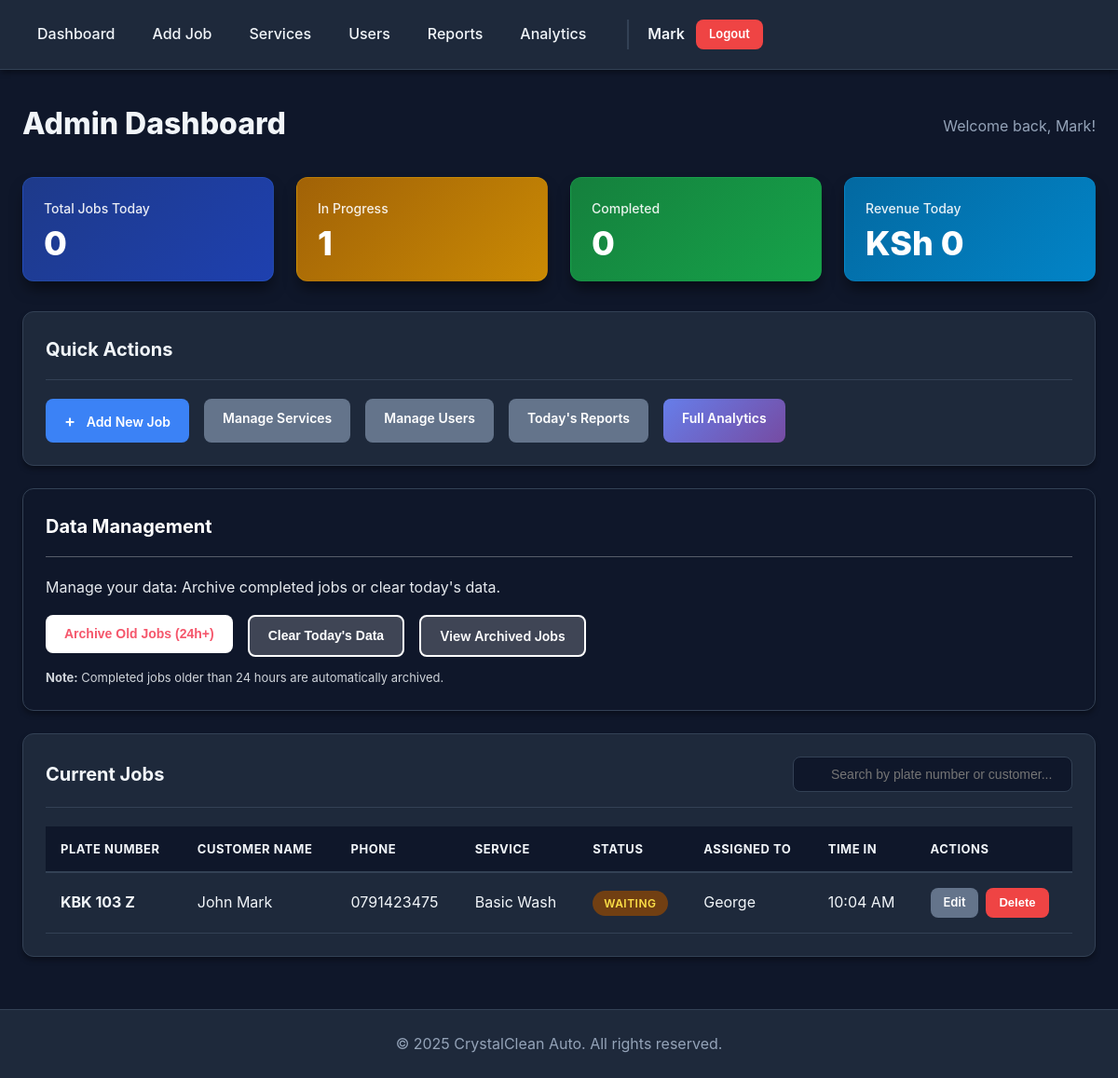
The app's page /admin/dashboard (signed in), older data.
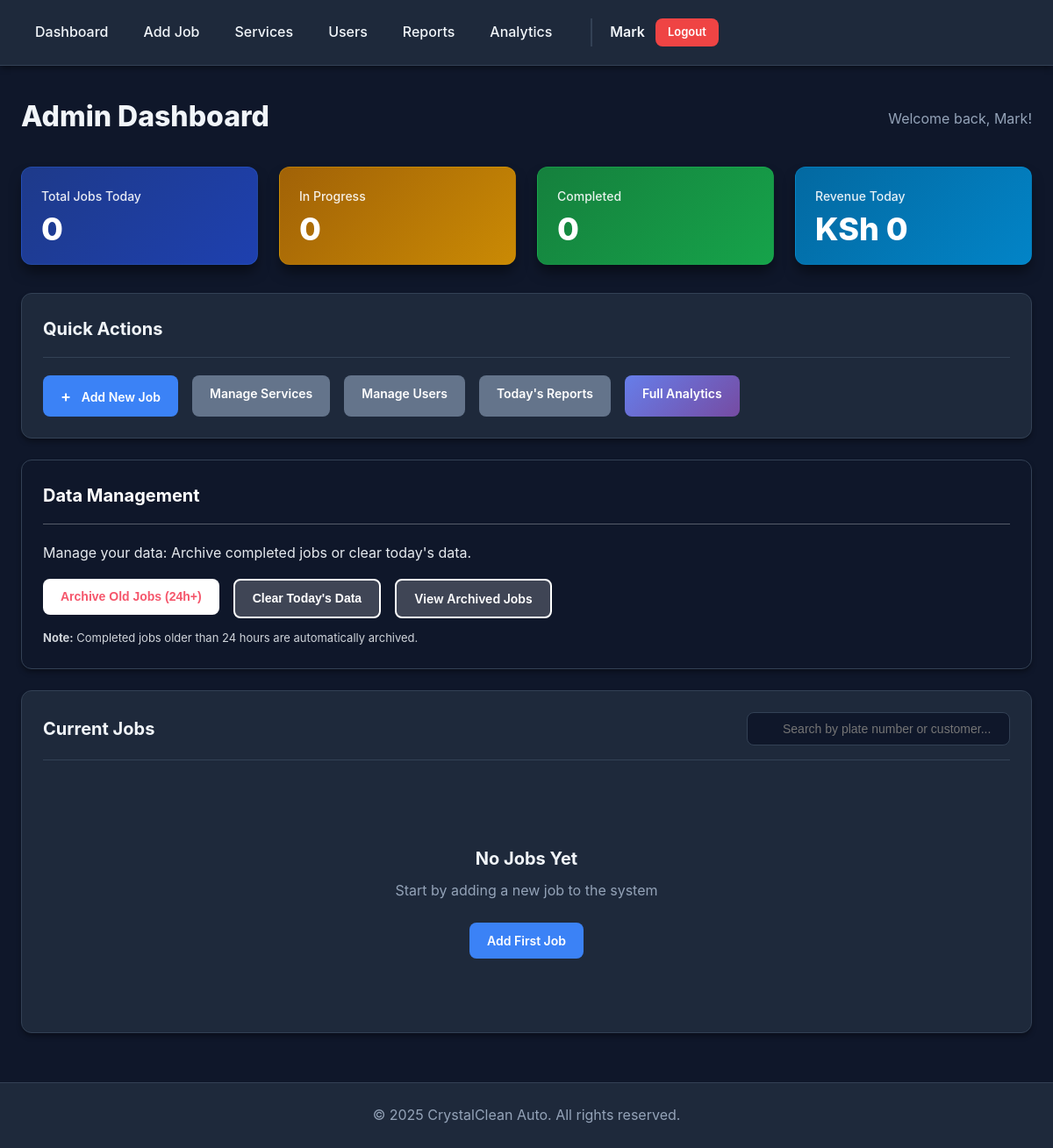
The same page, newer data.
### app/models.py (models this page shows, shortened)
class Car(db.Model):
    __tablename__ = 'cars'
    id = db.Column(db.Integer, primary_key=True)
    customer_name = db.Column(db.String(120), nullable=False)
    customer_phone = db.Column(db.String(20), nullable=False)
    customer_email = db.Column(db.String(120))
    plate_number = db.Column(db.String(20), nullable=False, unique=True, index=True)
    car_model = db.Column(db.String(100))
    service_id = db.Column(db.Integer, db.ForeignKey('services.id'), nullable=False)
    assigned_user_id = db.Column(db.Integer, db.ForeignKey('users.id'), nullable=False)
    status = db.Column(db.String(20), default='Waiting')  # Waiting, Washing, Detailing, Ready for Pickup, Completed
    time_in = db.Column(db.DateTime, default=datetime.utcnow, nullable=False)
    time_out = db.Column(db.DateTime)
    notes = db.Column(db.Text)

class Service(db.Model):
    __tablename__ = 'services'
    id = db.Column(db.Integer, primary_key=True)
    name = db.Column(db.String(100), unique=True, nullable=False)
    description = db.Column(db.Text)
    price = db.Column(db.Float, nullable=False)
    duration = db.Column(db.Integer, nullable=False)  # Duration in minutes
    is_active = db.Column(db.Boolean, default=True)
    created_at = db.Column(db.DateTime, default=datetime.utcnow)
    cars = db.relationship('Car', backref='service', lazy='dynamic')

class User(UserMixin, db.Model):
    __tablename__ = 'users'
    id = db.Column(db.Integer, primary_key=True)
    username = db.Column(db.String(80), unique=True, nullable=False, index=True)
    full_name = db.Column(db.String(120), nullable=False)
    email = db.Column(db.String(120), unique=True, nullable=False)
    password_hash = db.Column(db.String(255), nullable=False)
    role = db.Column(db.String(20), nullable=False, default='staff')  # 'admin' or 'staff'
    is_active = db.Column(db.Boolean, default=True)
    created_at = db.Column(db.DateTime, default=datetime.utcnow)
    cars = db.relationship('Car', backref='assigned_user', lazy='dynamic')
    notifications = db.relationship('Notification', backref='user', lazy='dynamic')

### app/routes.py (the view)
@app.route('/admin/dashboard')
@login_required
@admin_required
def admin_dashboard():
    auto_archive_old_jobs()
    start_of_day_utc, end_of_day_utc = get_today_start_end_utc()
    total_jobs = Car.query.filter(
        Car.time_in >= start_of_day_utc,
        Car.time_in <= end_of_day_utc
    ).count()
    in_progress = Car.query.filter(
        Car.status.in_(['Waiting', 'Washing', 'Detailing', 'Ready for Pickup'])
    ).count()
    completed_today = Car.query.filter(
        Car.status == 'Completed',
        Car.time_out != None,
        Car.time_out >= start_of_day_utc,
        Car.time_out <= end_of_day_utc
    ).count()
    completed_jobs_today = Car.query.filter(
        Car.status == 'Completed',
        Car.time_out != None,
        Car.time_out >= start_of_day_utc,
        Car.time_out <= end_of_day_utc
    ).all()
    revenue = sum([job.service.price for job in completed_jobs_today])
    active_cars = Car.query.filter(
        db.or_(
            Car.status != 'Completed',
            db.and_(
                Car.status == 'Completed',
                Car.time_out >= start_of_day_utc,
                Car.time_out <= end_of_day_utc
            )
        )
    ).order_by(Car.time_in.desc()).all()
    for car in active_cars:
        car.time_in_display = kenya_time(car.time_in)
        car.time_out_display = kenya_time(car.time_out)
    stats = {
        'total_jobs': total_jobs,
        'in_progress': in_progress,
        'completed': completed_today,
        'revenue': f'{revenue:,.0f}'
    }
    return render_template('admin_dashboard.html', stats=stats, cars=active_cars)

### app/models.py (called while the page is built)
@login_manager.user_loader
def load_user(user_id):
    return User.query.get(int(user_id))

### app/routes.py (called while the page is built, shortened)
def kenya_time(dt):
    if dt is None:
        return None
    return dt + timedelta(hours=3)

def get_today_start_end_utc():
    now_kenya = datetime.utcnow() + timedelta(hours=3)
    today_kenya = now_kenya.date()
    start_of_day_kenya = datetime.combine(today_kenya, datetime.min.time())
    start_of_day_utc = start_of_day_kenya - timedelta(hours=3)
    end_of_day_kenya = datetime.combine(today_kenya, datetime.max.time())
    end_of_day_utc = end_of_day_kenya - timedelta(hours=3)
    return start_of_day_utc, end_of_day_utc

def auto_archive_old_jobs():
    cutoff_time = datetime.utcnow() - timedelta(hours=24)
    old_completed_jobs = Car.query.filter(
        Car.status == 'Completed',
        Car.time_out != None,
        Car.time_out < cutoff_time
    ).all()
    archived_count = 0
    if archived_count > 0:
        db.session.commit()
        print(f"[AUTO-ARCHIVE] Archived {archived_count} completed jobs older than 24 hours")
    return archived_count

### app/templates/admin_dashboard.html (shortened to what the changed rows need)
{% extends "base.html" %}
{% block content %}
<div class="dashboard-header" style="margin-bottom: 32px;">
    <h1 style="font-size: 32px; font-weight: 800; color: var(--text-dark);">Admin Dashboard</h1>
</div>
<div class="stats-grid">
    <div class="stat-card stat-warning">
        <div class="stat-label">In Progress</div>
        <div class="stat-value">{{ stats.in_progress }}</div>
    </div>
</div>
<div class="card">
    <div class="card-header">
        <h2 class="card-title">Quick Actions</h2>
    </div>
</div>
<div class="card" style="background: #0f172a;">
    <div class="card-header" style="border-bottom-color: rgba(255,255,255,0.3);">
        <h2 class="card-title" style="color: white;">Data Management</h2>
    </div>
</div>
<div class="card">
    <div class="card-header">
        <h2 class="card-title">Current Jobs</h2>
    </div>
    <div class="card-body">
        {% if cars %}
        <div class="table-responsive">
            <table class="table" id="jobsTable">
                <thead>
                    <tr>
                        <th>Plate Number</th>
                        <th>Customer Name</th>
                        <th>Phone</th>
                        <th>Service</th>
                        <th>Status</th>
                        <th>Assigned To</th>
                        <th>Time In</th>
                        <th>Actions</th>
                    </tr>
                </thead>
                <tbody>
                    {% for car in cars %}
                    <tr>
                        <td><strong>{{ car.plate_number }}</strong></td>
                        <td>{{ car.customer_name }}</td>
                        <td>{{ car.customer_phone }}</td>
                        <td>{{ car.service.name }}</td>
                        <td>
                            <span class="badge badge-{{ car.status.lower().replace(' ', '-') }}">
                                {{ car.status }}
                            </span>
                        </td>
                        <td>{{ car.assigned_user.username if car.assigned_user else 'Unassigned' }}</td>
                        <td>{{ car.time_in_display.strftime('%I:%M %p') if car.time_in_display else 'N/A' }}</td>
                        <td>
                            <div class="action-buttons">
                                <a href="{{ url_for('edit_car', car_id=car.id) }}" class="btn btn-sm btn-secondary">Edit</a>
                                <form method="POST" action="{{ url_for('delete_car', car_id=car.id) }}" style="display: inline;" onsubmit="return confirm('Are you sure you want to delete this job?')">
                                    <button type="submit" class="btn btn-sm btn-danger">Delete</button>
                                </form>
                            </div>
                        </td>
                    </tr>
                    {% endfor %}
                </tbody>
            </table>
        </div>
        {% else %}
        <div class="empty-state">
            <h3 class="empty-state-title">No Jobs Yet</h3>
            <p class="empty-state-text">Start by adding a new job to the system</p>
            <a href="{{ url_for('add_car') }}" class="btn btn-primary">Add First Job</a>
        </div>
        {% endif %}
    </div>
</div>
{% endblock %}

Row changes from the older to the newer data that the page shows:
removed Car: plate_number "KBK 103 Z", customer_name "John Mark", customer_phone "0791423475", service.name "Basic Wash", status "WAITING", assigned_user "George", time_in_display "10:04 AM"
Text that changed along with them:
{{ stats.in_progress }}: "1" → "0"
text no longer shown: "PLATE NUMBER CUSTOMER NAME PHONE SERVICE STATUS ASSIGNED TO TIME IN ACTIONS"
text now shown: "No Jobs Yet Start by adding a new job to the system Add First Job"
